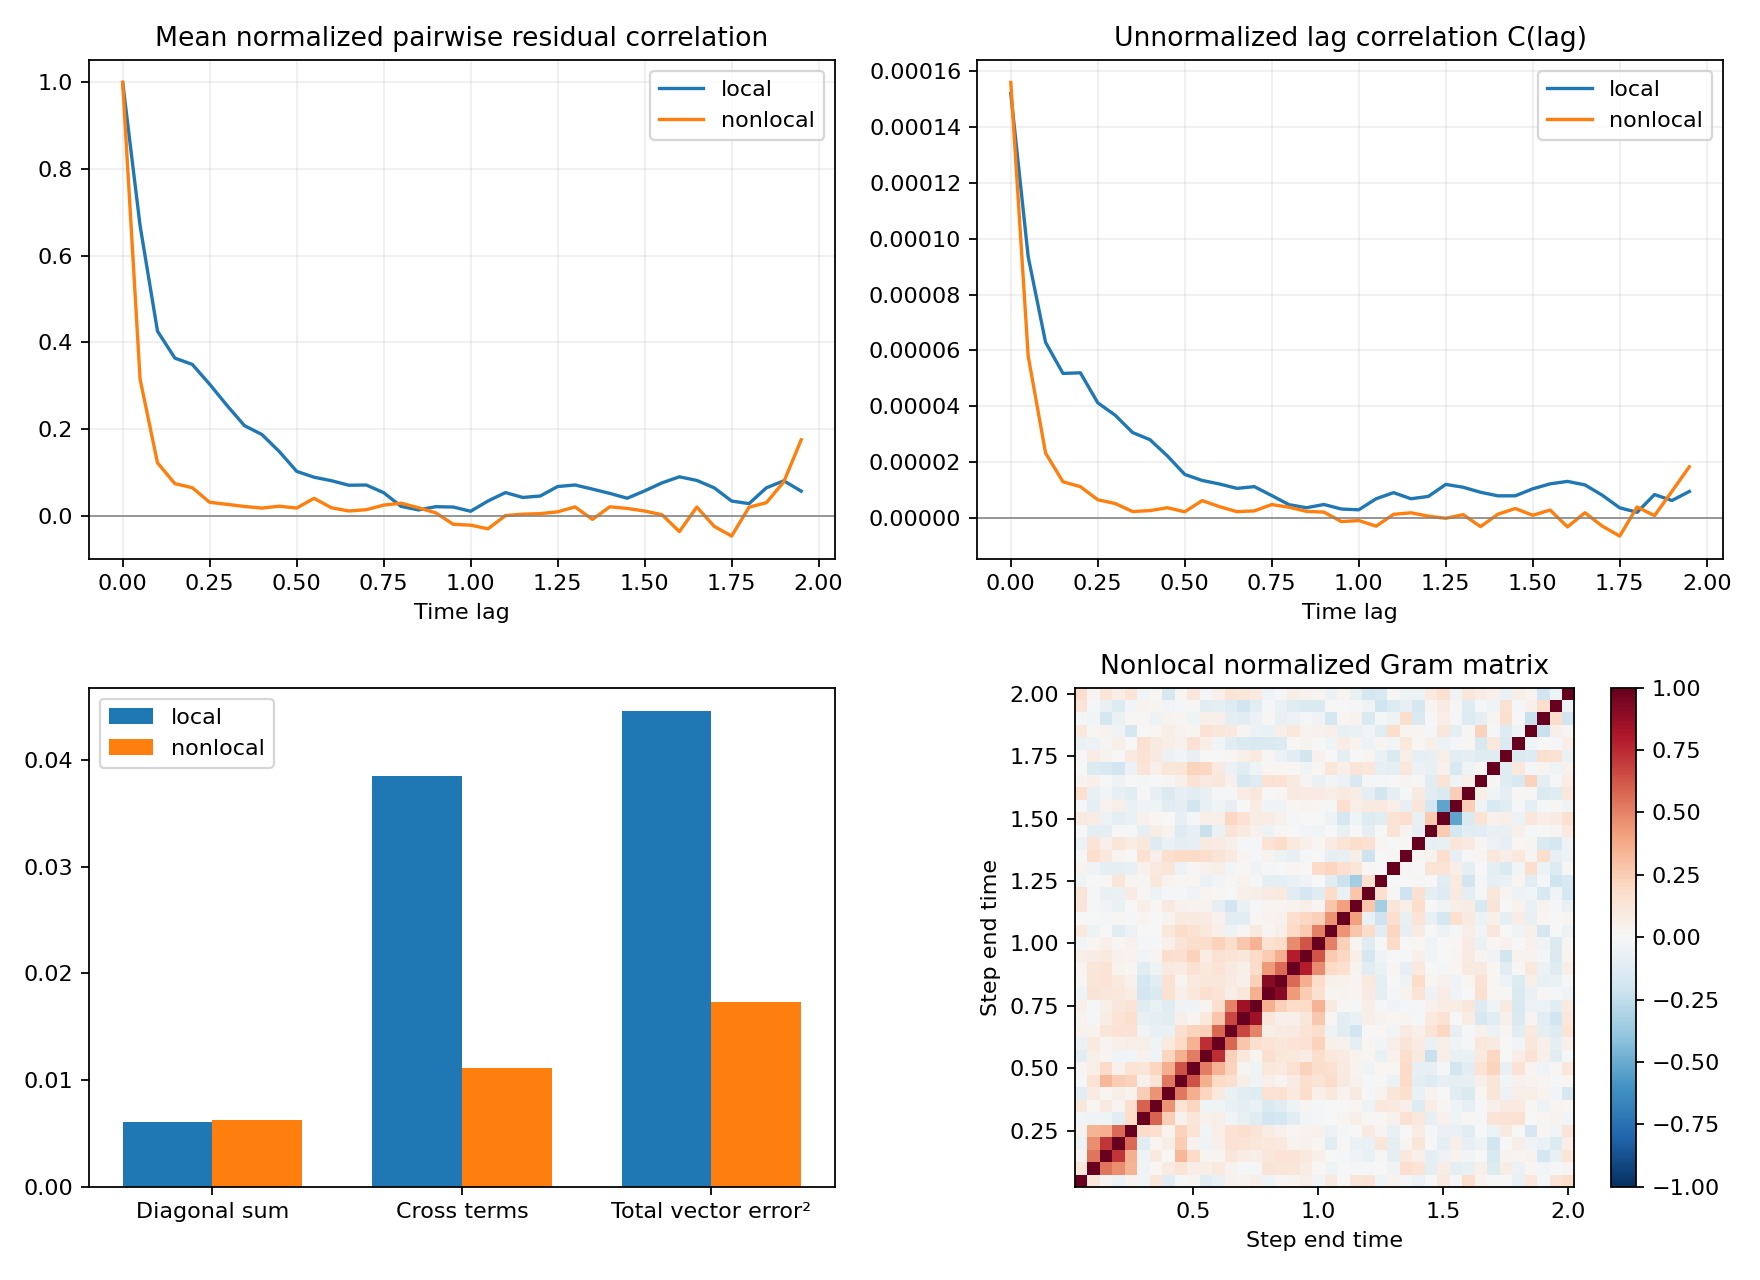

Source code (Python):
import sys,json,csv
from pathlib import Path
import numpy as np
sys.path.insert(0,str(Path(__file__).resolve().parents[2]))
from analyze_moment_apvqd import analyze
root=Path(__file__).resolve().parent
local_summary=json.loads((Path(__file__).resolve().parent.parent/'magnus5_t2/summary.json').read_text())['baseline']
nonlocal_summary,nonlocal_raw=analyze(root/'nonlocal')
summaries={'local':local_summary,'nonlocal':nonlocal_summary}
(root/'residual_summary.json').write_text(json.dumps(summaries,indent=2))
with (root/'residual_lags.csv').open('w') as f:
 writer=csv.DictWriter(f,fieldnames=['lag','time_lag','pairs','local_C','nonlocal_C','local_rho','nonlocal_rho'],lineterminator='\n');writer.writeheader()
 for a,b in zip(local_summary['correlation'],nonlocal_summary['correlation']):
  writer.writerow(dict(lag=a['lag'],time_lag=a['time_lag'],pairs=a['pairs'],local_C=a['C'],nonlocal_C=b['C'],local_rho=a['rho'],nonlocal_rho=b['rho']))
import matplotlib
matplotlib.use('Agg')
import matplotlib.pyplot as plt
fig,axs=plt.subplots(2,2,figsize=(11,8))
for name,s in summaries.items():
 lags=s['correlation'];t=[r['time_lag'] for r in lags]
 axs[0,0].plot(t,[r['rho'] for r in lags],label=name)
 axs[0,1].plot(t,[r['C'] for r in lags],label=name)
 axs[1,0].bar(np.arange(3)+(-.18 if name=='local' else .18),[s['sum_residual_norm_squared'],s['cross_terms'],s['vector_error_squared']],width=.36,label=name)
for ax in axs.flat[:2]:ax.axhline(0,color='gray',lw=.7);ax.set_xlabel('Time lag');ax.legend();ax.grid(alpha=.2)
axs[0,0].set_title('Mean normalized pairwise residual correlation')
axs[0,1].set_title('Unnormalized lag correlation C(lag)')
axs[1,0].set_xticks(np.arange(3),['Diagonal sum','Cross terms','Total vector error²']);axs[1,0].legend()
R=np.load(root/'nonlocal/residuals.npz');im=axs[1,1].imshow(R['normalized'],origin='lower',extent=[.025,2.025,.025,2.025],vmin=-1,vmax=1,cmap='RdBu_r');fig.colorbar(im,ax=axs[1,1]);axs[1,1].set_title('Nonlocal normalized Gram matrix');axs[1,1].set_xlabel('Step end time');axs[1,1].set_ylabel('Step end time')
fig.tight_layout();fig.savefig(root/'residual_comparison.png',dpi=160)
lines=['# Local / nonlocal transported residual correlation, t=0..2','','Both trajectories use midpoint Suzuki2 reps2, dt=.05, Neel input, identical L-BFGS-B and local-cost acceptance, with no penalties. Local pool has 45 generators; nonlocal pool adds arbitrary-pair XX/YY/ZZ for 108 generators.','','## Definition','','Recursively align each output to the one-step target using the previous aligned output. Define r_n = psi_n - U_n psi_(n-1), and transport r_n back to t=0 with (U_n ... U_1)^dagger. Compute G_ij = Re <rbar_i|rbar_j>. C(lag) is the mean corresponding diagonal of G; rho(lag) is the mean of pairwise normalized inner products, not C(lag)/C(0). No mean subtraction is applied.','','|Metric|Local|Nonlocal|','|---|---:|---:|']
for key in ['global_infidelity','sum_residual_norm_squared','cross_terms','vector_error_squared','amplification','infidelity_to_discrete','reconstruction_error']:
 lines.append(f"|{key}|{local_summary[key]:.9g}|{nonlocal_summary[key]:.9g}|")
lines += ['','The total vector error squared equals the sum of all Gram entries. Its diagonal and off-diagonal decomposition is exact under this convention; it is distinct from phase-invariant infidelity. Reconstruction checks the transported residual sum against the final state error, tolerance 1e-9.','','|Lag time|Pairs|Local rho|Nonlocal rho|Local C|Nonlocal C|','|---:|---:|---:|---:|---:|---:|']
for i in [1,2,5,10,15,20,25,30,35,39]:
 a=local_summary['correlation'][i];b=nonlocal_summary['correlation'][i]
 lines.append(f"|{a['time_lag']:.2f}|{a['pairs']}|{a['rho']:.6f}|{b['rho']:.6f}|{a['C']:.6g}|{b['C']:.6g}|")
reduction=1-nonlocal_summary['cross_terms']/local_summary['cross_terms']
lines += ['',f"Off-diagonal cross-term reduction: {100*reduction:.2f}%. The diagonal residual norm sum changes by {100*(nonlocal_summary['sum_residual_norm_squared']/local_summary['sum_residual_norm_squared']-1):.2f}%.",'','![Residual comparison](residual_comparison.png)','','These are descriptive correlations from one deterministic trajectory per method, not a significance test. Large lags have few pairs. Residuals include optimizer and stopping errors, not certified optimal projection errors. Positive and negative correlations can cancel; a reduced final cross-term sum does not establish statistical independence. Changing the pool also changes selected circuit topology and optimization path.']
(root/'RESIDUAL_REPORT.md').write_text('\n'.join(lines)+'\n')
print(json.dumps({name:{k:v for k,v in s.items() if k!='correlation'} for name,s in summaries.items()},indent=2))
for i in [1,5,10,20,30,39]:print(i,local_summary['correlation'][i]['rho'],nonlocal_summary['correlation'][i]['rho'])
